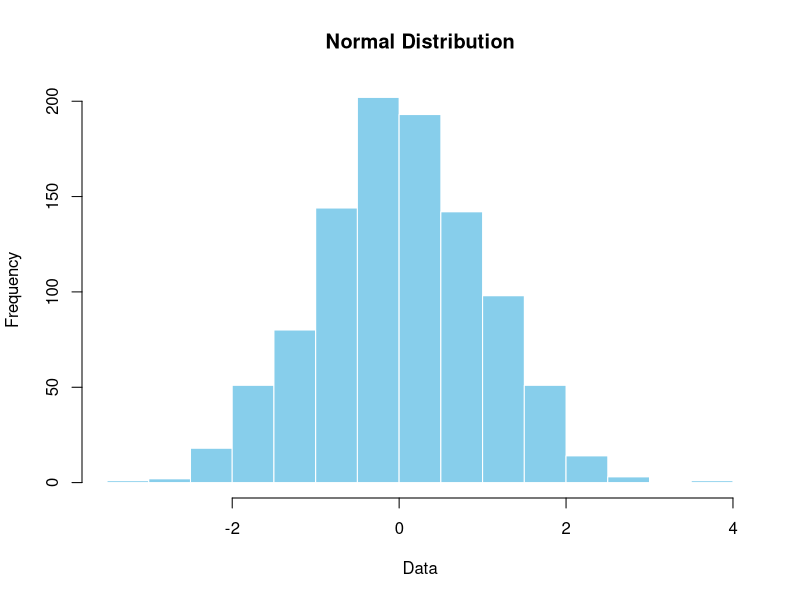
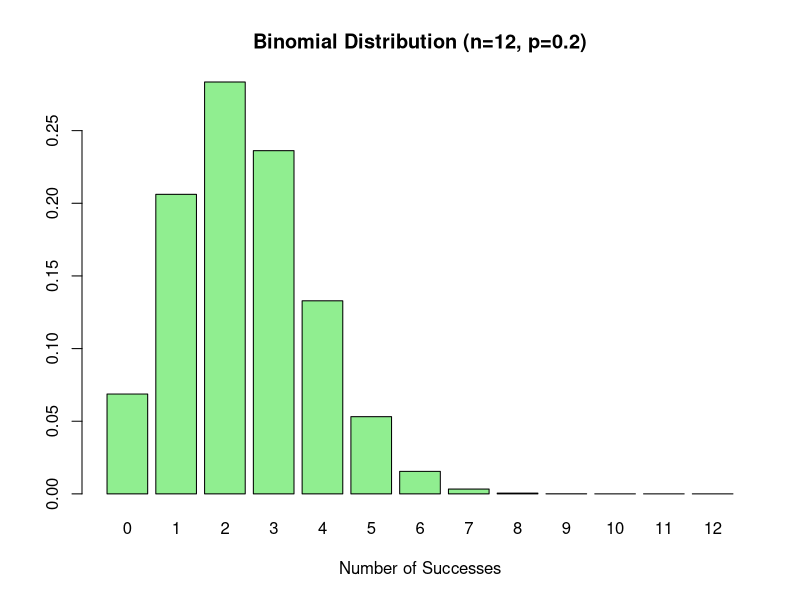
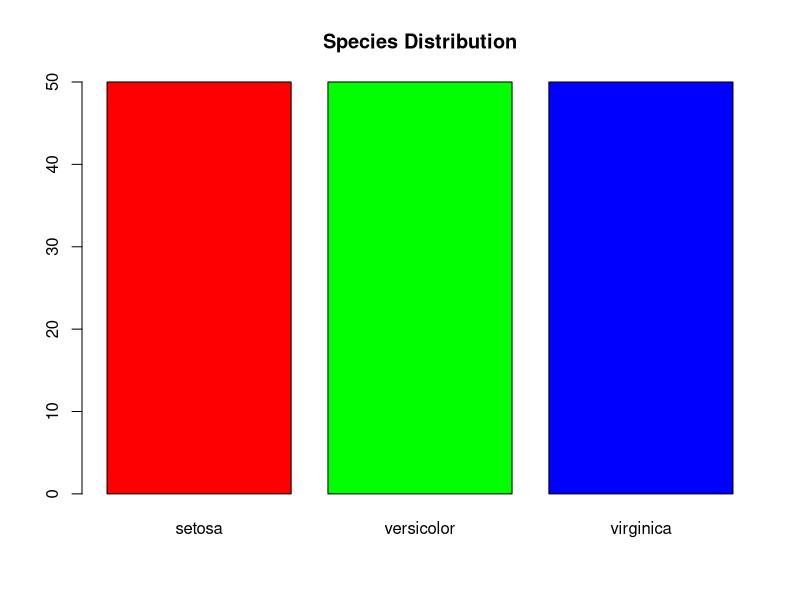
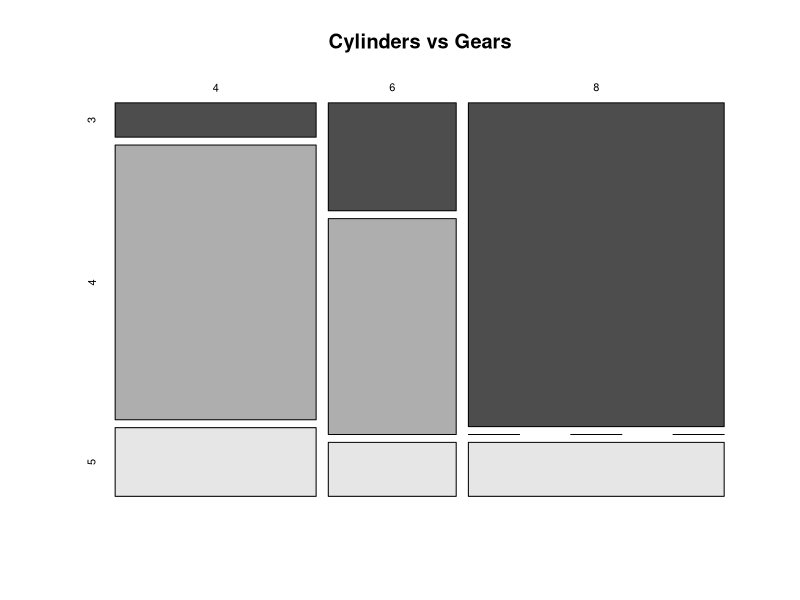

Here is the R script that generated these plots, in order: (Note: this script raises an error after producing the figures.)
# =====================================================

# LESSON 6: Statistics slide exercise
# Author: Rathina Grace Monica / Adjunct Lecturer

# =====================================================
# Slide 5
# --- Step 1: Generate Data ---
# We generate 1000 random numbers from a normal distribution 
# with a mean of 0 and a standard deviation of 1

data <- rnorm(1000, mean = 0, sd = 1)

# --- Step 2: Plot the Histogram ---
hist(data, 
     main = "Normal Distribution", 
     xlab = "Data", 
     ylab = "Frequency", 
     col = "skyblue",      # Adds professional visual appeal
     border = "white")     # Makes individual bars easier to see

# Slide 7
# # Probability of getting exactly 4 correct answers in 12 trials 
# with a success probability of 0.2
probability <- dbinom(4, size = 12, prob = 0.2)

# Display the result in the console
print(probability)

# Optional: Rounding for a cleaner presentation
round(probability, 4)

# Visualize the full distribution for the demo
successes <- 0:12
probs <- dbinom(successes, size = 12, prob = 0.2)
barplot(probs, names.arg = successes, 
        main = "Binomial Distribution (n=12, p=0.2)",
        col = "lightgreen", xlab = "Number of Successes")

# Slide 9
# --- Step 1: Create a sample contingency table ---
data_table <- as.table(rbind(c(762, 327, 468), 
                             c(484, 54, 150), 
                             c(433, 109, 150)))

# --- Step 2: Define dimension names for clarity ---
dimnames(data_table) <- list(gender = c("Male", "Female", "Unknown"),
                             result = c("Approve", "Disapprove", "Undecided"))

# --- Step 3: Perform the Chi-Square Test ---
chi_sq_result <- chisq.test(data_table)

# --- Step 4: Display Results ---
print(chi_sq_result)

#Slide 10
# --- Step 1: Load & Understand Data ---
# Assigning iris to 'data' and checking column names
data <- iris
names(data)

# Opens the documentation for the iris dataset 
help(iris) 

# --- Step 2: Create Frequency Table ---
# This shows the count for each of the 3 species
species_table <- table(data$Species)
print(species_table)

barplot(species_table, main="Species Distribution", col=c("red", "green", "blue"))
str(data)

#Slide 11
# --- Example 1: Iris Dataset (Sepal Length vs. Species) ---
# This shows how many instances of each Sepal Length exist per species
cross_tab_iris <- table(iris$Sepal.Length, iris$Species)
print(cross_tab_iris)

# --- Example 2: mtcars Dataset (Cylinders vs. Gears) ---
# This shows the distribution of engine cylinders across different gear counts
cross_tab_cars <- table(mtcars$cyl, mtcars$gear)
print(cross_tab_cars)

mosaicplot(cross_tab_cars, main="Cylinders vs Gears", color=TRUE)

# Slide 12
# Create the CSV File 
# We will create a data frame with some sample data
# This ensures the "random" data is the same every time you demo
set.seed(42)
sample_data <- data.frame(
  Eye.Color = sample(c("Brown", "Blue", "Green"), 100, replace = TRUE),
  Sex = sample(c("Male", "Female"), 100, replace = TRUE)
)

# Write this to a CSV file in your current folder
write.csv(sample_data, "people2.csv", row.names = FALSE)
message("File 'people2.csv' has been created successfully!")


# Now the file exists, so this will work perfectly!
people2 <- read.csv("people2.csv")

# Check column names
print("Column Names:")
print(names(people2))

# Create and Display the Cross Tabulation ---
table2 <- table(people2$Eye.Color, people2$Sex)

print("Cross Tabulation (Eye Color vs Sex):")
print(table2)

# Slide 13
# --- Step 1: Overall Proportion ---
# Expresses each cell as a fraction of the entire dataset (Sum of all cells = 1)
prop_overall <- prop.table(table2)
print("Overall Proportions:")
print(prop_overall)

# --- Step 2: Row-wise Proportion (margin = 1) ---
# Useful to see: "Of all people with Blue eyes, what % are Male vs Female?"
prop_row <- prop.table(table2, margin = 1)
print("Row Proportions (Sum of each row = 1):")
print(prop_row)

# --- Step 3: Column-wise Proportion (margin = 2) ---
# Useful to see: "Of all Females, what % have Brown eyes?"
prop_col <- prop.table(table2, margin = 2)
print("Column Proportions (Sum of each column = 1):")
print(prop_col)

# --- Step 4: Table of Percentages ---
# Makes the data much easier for an audience to read during a presentation
percent_table <- round(prop.table(table2) * 100, 2) # Added 2 decimal places for neatness
print("Table of Percentages (%):")
print(percent_table)

# Slide 14
# --- Step 1: Add Marginal Totals ---
# Adds both row and column totals (The "Grand Total" is in the bottom right)
table_with_totals <- addmargins(table2)
print("Table with All Marginal Sums:")
print(table_with_totals)

# --- Step 2: Specific Totals (For Demo Variation) ---
# Sum of each column (Column total)
print("Table with Column Totals Only (margin=1):")
print(addmargins(table2, margin = 1))

# Sum of each row (Row total)
print("Table with Row Totals Only (margin=2):")
print(addmargins(table2, margin = 2))

# --- Step 3: Test of Association ---
# This is a 'hassle-free' shortcut to get the Chi-Square result
print("Chi-Square Test Summary:")
summary(table2)

# Slide15
# --- Step 1: Update the data with a third variable ---
# We add "Height.Cat" (Short, Tall) to our existing data
people2$Height.Cat <- sample(c("Short", "Tall"), nrow(people2), replace = TRUE)

# Verify the new column exists
names(people2)

# --- Step 2: Create the 3D Contingency Table ---
# This categorizes Eye Color by Sex AND Height Category
table_3d <- table(people2$Eye.Color, people2$Sex, people2$Height.Cat)

# --- Step 3: Display the result ---
# R will display this as multiple 2D tables (slices)
print(table_3d)

# Probability Distribution using R
# Slide 26
# --- Scenario: A coin is tossed 5 times (n=5, p=0.5) ---

# 1. Probability of getting exactly ONE head
prob_1_head <- dbinom(1, size = 5, prob = 0.5)
print(paste("Probability of 1 head:", prob_1_head))

# 2. Probability of getting exactly THREE heads
prob_3_heads <- dbinom(3, size = 5, prob = 0.5)
print(paste("Probability of 3 heads:", prob_3_heads))

# Calculate for 1 and 3 heads simultaneously
dbinom(c(1, 3), size = 5, prob = 0.5)

# Slide 28
# Cumulative probability distribution
# Scenario: 45% female, sample of 10. 
# Find probability of 2 or less (0, 1, or 2).
cumulative_prob <- pbinom(2, size = 10, prob = 0.45)

print(cumulative_prob)


#Slide 30
# --- Scenario: Fair Coin, 10 Flips (n=10, p=0.5) ---

# 1. Forward Calculation (pbinom)
# Question: What is the probability of getting 3 or fewer heads?
prob_value <- pbinom(3, size = 10, prob = 0.5)
print(paste("Probability (Cumulative):", prob_value))


# 2. Reverse Calculation (qbinom)
# Question: To reach a cumulative probability of 0.171875, 
# how many heads (successes) do we need?
heads_needed <- qbinom(prob_value, size = 10, prob = 0.5)
print(paste("Number of heads (Quantile):", heads_needed))

#Slide 31
# --- Scenario: Simulating Data ---
# n = 8 (number of values to generate)
# size = 150 (number of trials per value)
# prob = 0.4 (probability of success)

# Generate the random values
x <- rbinom(n = 8, size = 150, prob = 0.4)

# Display the generated numbers
print(x)

# Poisson Distribution
#Slide 36
# --- Scenario: Poisson Distribution ---
# lambda: average rate of success (10 calls/hour)
# x: number of successes we are interested in (7 calls)

# 1. Define parameters
lambda_val <- 10
x_val <- 7

# 2. Calculate the probability mass function (PMF)
prob <- dpois(x = x_val, lambda = lambda_val)

# 3. Display the result
print(prob)

#Slide 37 - Cumulative Poisson Probability (ppois)
# Scenario: Hospital experiences average of 4 births per hour (lambda = 4)
# What is the probability that 4 or fewer births occur?
# Manual sum: P(0)+P(1)+P(2)+P(3)+P(4)

prob_le_4 <- ppois(q = 4, lambda = 4)
print(prob_le_4)
# Result: ~0.6288 or 62.88%

#Slide 38
# --- Scenario: Website Visits ---
# lambda: the average number of events per unit time (500 visits/day)
# p: the cumulative probability threshold (95% or 0.95)

# Calculate the minimum number of people expected with 95% probability
result <- qpois(p = 0.95, lambda = 500)

# Display the result
print(result)

#Slide 39
# --- Scenario: Website Traffic Simulation ---
# n: the number of random variables (numbers) to generate
# lambda: the mean (average rate) of the Poisson distribution

# Example: Generate 10 random numbers from a Poisson distribution with a mean of 5
random_numbers <- rpois(n = 10, lambda = 5)

# Display the generated numbers
print(random_numbers)

# Slide 45
# Generate 1000 random numbers from a normal distribution
data <- rnorm(1000, mean = 0, sd = 1)

# Plot the histogram
hist(data, 
     main = "Normal Distribution", 
     xlab = "Data", 
     ylab = "Frequency",
     col = "steelblue", 
     border = "white")

#The GRE(Graduate Record Examinations ) is widely used to help predict 
#the performance of applicants to graduate schools. The range of possible 
#scores on a GRE is 200 to 900. The psychology department at a university 
#finds that the students in their department have scores with a mean of 544 
#and standard deviation of 103. Find the value of the density function at x=550

# Calculate the density function for a GRE score of 550
# dnorm(x, mean, sd)
result <- dnorm(550, 544, 103)

# Display the result
print(result)

#Slide 46 Cumulative Distribution Function (pnorm)
# Find the probability that a student has a score less than 480
# Syntax: pnorm(q, mean, sd)
pnorm(480, 544, 103)

#Slide 47 Quantile Function (qnorm)
# Find the 90th percentile height
# Syntax: qnorm(p, mean, sd)
qnorm(0.9, 170, 5)

#Slide 48
# --- Scenario: Normal Distribution Simulation ---
# n: the number of random values to produce
# mean: the average of the distribution
# sd: the standard deviation

# Example: Generate 10 random numbers with a mean of 5 and SD of 2
random_variates <- rnorm(n = 10, mean = 5, sd = 2)

# Display the generated numbers
print(random_variates)
